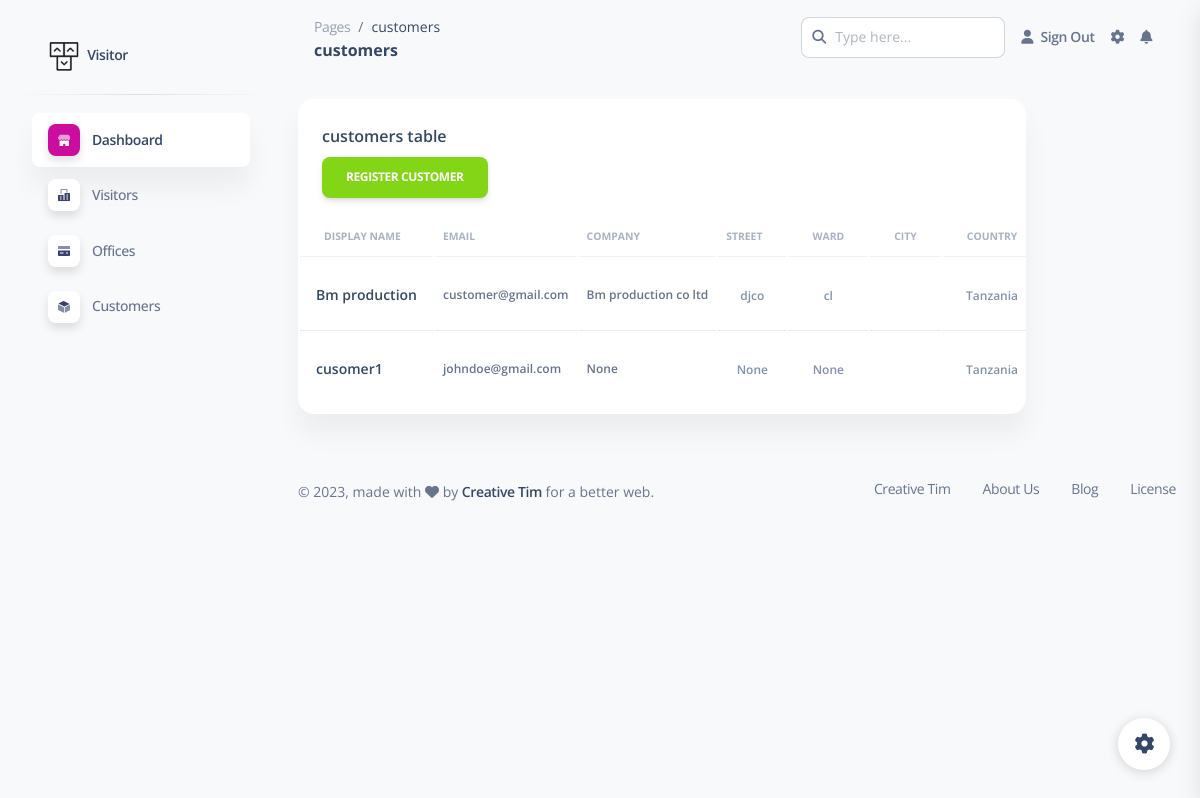
/staff/customers/, run on the app's committed database.
### customer/models.py (models this page shows, shortened)
class Customer(models.Model):
    user = models.OneToOneField(User, on_delete=models.CASCADE, null=True, blank=True)
    display_name = models.CharField(max_length=200, null=True, blank=True)
    company_or_organization_name = models.CharField(max_length=200, null=True, blank=True)
    title = models.CharField(max_length=200, null=True, blank=True)
    street = models.CharField(max_length=100, null=True, blank=True)
    ward = models.CharField(max_length=100, null=True, blank=True)
    district = models.CharField(max_length=100, null=True, blank=True)
    region = models.CharField(max_length=100, null=True, blank=True)
    country = models.CharField(max_length=100, default="Tanzania", null=True, blank=True)

### avocado/views.py (the view)
# urls.py: path('customers/', avocado_customers, name="admin_customers"),
def avocado_customers(request):
    customers = Customer.objects.all()[:10]
    customer_count = Customer.objects.all().count()
    data = {
        'customers': customers,
        'customer_total': customer_count,
    }
    return render(request, 'avocado/customers/index.html', data)

### templates/avocado/customers/index.html (shortened to what this page needs)
{% extends 'avocado/base/index.html' %}
{% load static%}
{% block content %}
<div class="title hidden">{% block header %}customers{% endblock %}</div>
<div class="title hidden">{% block page_header %}customers{% endblock %}</div>
<div class="row">
<div class="col-md-10 col-lg-10 col-sm-12">
  <div class="card mb-4">
    <div class="card-header pb-0">
      <h6>customers table</h6>
      <a href="{% url 'customer_form' %}" class="btn btn-success">register customer</a>
    </div>
    <div class="card-body px-0 pt-0 pb-2">
      <div class="table-responsive p-0">
        <table class="table align-items-center mb-0">
          <thead>
            <tr>
              <th class="text-uppercase text-secondary text-xxs font-weight-bolder opacity-7">display name</th>
              <th class="text-uppercase text-secondary text-xxs font-weight-bolder opacity-7 ps-2">Email</th>
              <th class="text-uppercase text-secondary text-xxs font-weight-bolder opacity-7 ps-2">company</th>
              <th class="text-uppercase text-secondary text-xxs font-weight-bolder opacity-7 ps-2">street</th>
              <th class="text-center text-uppercase text-secondary text-xxs font-weight-bolder opacity-7">ward</th>
              <th class="text-center text-uppercase text-secondary text-xxs font-weight-bolder opacity-7">city</th>
              <th class="text-center text-uppercase text-secondary text-xxs font-weight-bolder opacity-7">country</th>
            </tr>
          </thead>
          <tbody>
            {% for customer in customers %}
            <tr>
              <td>
                <div class="d-flex px-2 py-1">
                  <div class="d-flex flex-column justify-content-center">
                    <h6 class="mb-0 text-sm">{{customer.display_name}}</h6>
                  </div>
                </div>
              </td>
              <td>
                <p class="text-xs font-weight-bold mb-0">{{customer.user.email}}</p>
              </td>
              <td>
                <p class="text-xs font-weight-bold mb-0">{{customer.company_or_organization_name}}</p>
              </td>
              <td class="align-middle text-center">
                <span class="text-secondary text-xs font-weight-bold">{{customer.street}}</span>
              </td>
              <td class="align-middle text-center">
                <span class="text-secondary text-xs font-weight-bold">{{customer.ward}}</span>
              </td>
              <td class="align-middle text-center">
              </td>
              <td class="align-middle text-center">
                <span class="text-secondary text-xs font-weight-bold">{{customer.country}}</span>
              </td>
            </tr>
            {% endfor %}
          </tbody>
        </table>
      </div>
    </div>
  </div>
</div>
</div>
</div>
{% endblock  %}

### templates/avocado/base/index.html (shortened to what this page needs)
{% load static %}
<!DOCTYPE html>
<html lang="en">
<head>
  <link href="{% static 'assets/css/nucleo-icons.css' %}" rel="stylesheet" />
  <link href="{% static 'assets/css/nucleo-svg.css' %}" rel="stylesheet" />
  <link href="{% static 'assets/css/nucleo-svg.css' %}" rel="stylesheet" />
  <link id="pagestyle" href="{% static './assets/css/soft-ui-dashboard.css' %}" rel="stylesheet" />
</head>
<body class="g-sidenav-show  bg-gray-100">
  <aside class="sidenav navbar navbar-vertical navbar-expand-xs border-0 border-radius-xl my-3 fixed-start ms-3 " id="sidenav-main">
    <div class="sidenav-header">
      <a class="navbar-brand m-0" href="  " target="_blank">
        <img src="{% static 'assets/img/logo-ct-dark.png' %}" class="navbar-brand-img h-100" alt="main_logo">
        <span class="ms-1 font-weight-bold">Visitor</span>
      </a>
    </div>
    <hr class="horizontal dark mt-0">
    <div class="collapse navbar-collapse  w-auto " id="sidenav-collapse-main">
      <ul class="navbar-nav">
        <li class="nav-item">
          <a class="nav-link  active" href="{% url 'admin_dashboard' %}">
            <div class="icon icon-shape icon-sm shadow border-radius-md bg-white text-center me-2 d-flex align-items-center justify-content-center">
            </div>
            <span class="nav-link-text ms-1">Dashboard</span>
          </a>
        </li>
        <li class="nav-item">
          <a class="nav-link  " href="{% url 'admin_visitors' %}">
            <div class="icon icon-shape icon-sm shadow border-radius-md bg-white text-center me-2 d-flex align-items-center justify-content-center">
            </div>
            <span class="nav-link-text ms-1">Visitors</span>
          </a>
        </li>
        <li class="nav-item">
          <a class="nav-link  " href="{% url 'admin_offices' %}">
            <div class="icon icon-shape icon-sm shadow border-radius-md bg-white text-center me-2 d-flex align-items-center justify-content-center">
            </div>
            <span class="nav-link-text ms-1">Offices</span>
          </a>
        </li>
        <li class="nav-item">
          <a class="nav-link  " href="{% url 'admin_customers' %}">
            <div class="icon icon-shape icon-sm shadow border-radius-md bg-white text-center me-2 d-flex align-items-center justify-content-center">
            </div>
            <span class="nav-link-text ms-1">Customers</span>
          </a>
        </li>
  </aside>
  <main class="main-content position-relative max-height-vh-100 h-100 border-radius-lg ">
    <nav class="navbar navbar-main navbar-expand-lg px-0 mx-4 shadow-none border-radius-xl" id="navbarBlur" navbar-scroll="true">
      <div class="container-fluid py-1 px-3">
        <nav aria-label="breadcrumb">
          <ol class="breadcrumb bg-transparent mb-0 pb-0 pt-1 px-0 me-sm-6 me-5">
            <li class="breadcrumb-item text-sm"><a class="opacity-5 text-dark" href="javascript:;">Pages</a></li>
            <li class="breadcrumb-item text-sm text-dark active" aria-current="page">{% block header %}{% endblock %}</li>
          </ol>
          <h6 class="font-weight-bolder mb-0">{% block page_header %}{% endblock %}</h6>
        </nav>
        <div class="collapse navbar-collapse mt-sm-0 mt-2 me-md-0 me-sm-4" id="navbar">
          <div class="ms-md-auto pe-md-3 d-flex align-items-center">
            <div class="input-group">
              <span class="input-group-text text-body"><i class="fas fa-search" aria-hidden="true"></i></span>
              <input type="text" class="form-control" placeholder="Type here...">
            </div>
          </div>
          <ul class="navbar-nav  justify-content-end">
            <li class="nav-item d-flex align-items-center">
              <a href="{% url 'logout' %}" class="nav-link text-body font-weight-bold px-0">
                <i class="fa fa-user me-sm-1"></i>
                <span class="d-sm-inline d-none">Sign Out</span>
              </a>
            </li>
            <li class="nav-item px-3 d-flex align-items-center">
              <a href="javascript:;" class="nav-link text-body p-0">
                <i class="fa fa-cog fixed-plugin-button-nav cursor-pointer"></i>
              </a>
            </li>
            <li class="nav-item dropdown pe-2 d-flex align-items-center">
              <a href="javascript:;" class="nav-link text-body p-0" id="dropdownMenuButton" data-bs-toggle="dropdown" aria-expanded="false">
                <i class="fa fa-bell cursor-pointer"></i>
              </a>
            </li>
          </ul>
        </div>
      </div>
    </nav>
    <div class="container-fluid py-4">
      {% block content %}{% endblock %}
      <footer class="footer pt-3  ">
        <div class="container-fluid">
          <div class="row align-items-center justify-content-lg-between">
            <div class="col-lg-6 mb-lg-0 mb-4">
              <div class="copyright text-center text-sm text-muted text-lg-start">
                © ,
                made with <i class="fa fa-heart"></i> by
                <a href="https://www.creative-tim.com" class="font-weight-bold" target="_blank">Creative Tim</a>
                for a better web.
              </div>
            </div>
            <div class="col-lg-6">
              <ul class="nav nav-footer justify-content-center justify-content-lg-end">
                <li class="nav-item">
                  <a href="https://www.creative-tim.com" class="nav-link text-muted" target="_blank">Creative Tim</a>
                </li>
                <li class="nav-item">
                  <a href="https://www.creative-tim.com/presentation" class="nav-link text-muted" target="_blank">About Us</a>
                </li>
                <li class="nav-item">
                  <a href="https://www.creative-tim.com/blog" class="nav-link text-muted" target="_blank">Blog</a>
                </li>
                <li class="nav-item">
                  <a href="https://www.creative-tim.com/license" class="nav-link pe-0 text-muted" target="_blank">License</a>
                </li>
              </ul>
            </div>
          </div>
        </div>
      </footer>
  </main>
  <div class="fixed-plugin">
    <a class="fixed-plugin-button text-dark position-fixed px-3 py-2">
      <i class="fa fa-cog py-2"> </i>
    </a>
  </div>
</body>
</html>

### static/assets/css/nucleo-svg.css (style rules this page uses)
.icon { display: inline-block; color: #111111; height: 1em; width: 1em; }
.icon-sm { height: 0.8em; width: 0.8em; }
.icon { fill: currentColor; stroke: none; }

### data on the page
Customer: display_name "Bm production", user.email "customer@gmail.com", company_or_organization_name "Bm production co ltd", street "djco", ward "cl", country "Tanzania"
Customer: display_name "cusomer1", user.email "johndoe@gmail.com", company_or_organization_name "None", street "None", ward "None", country "Tanzania"
